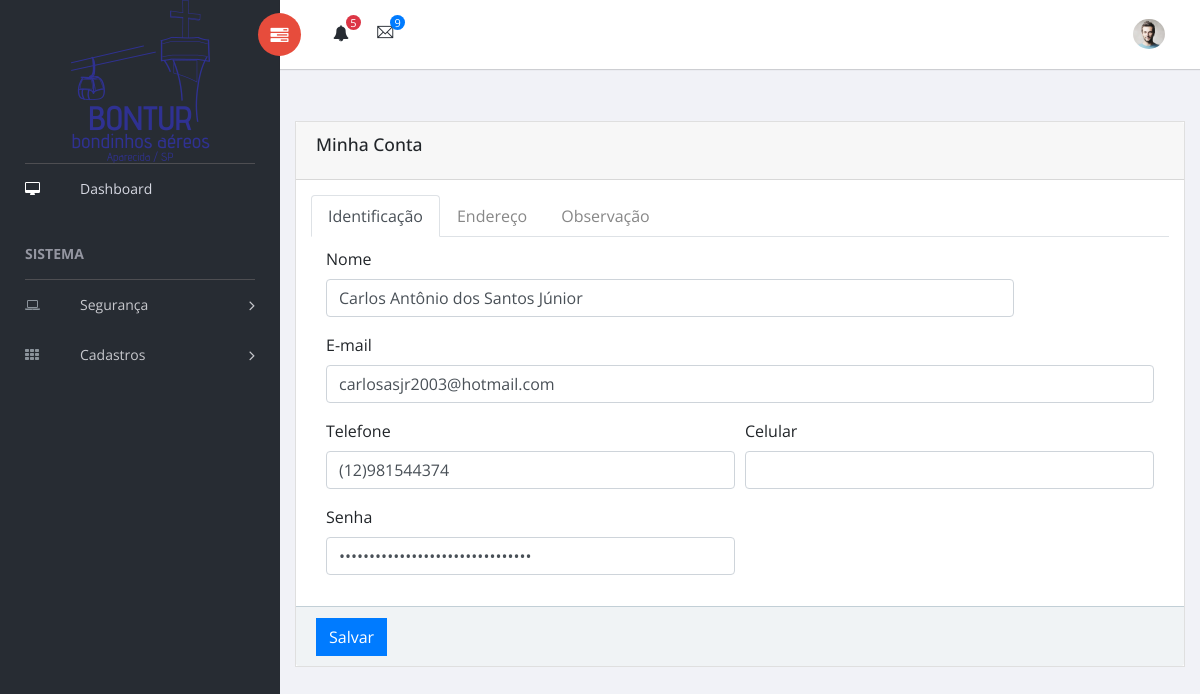
Screenshot of /index.php?exe=usuarios/profile (signed in) with the database file from the repository.
### tables this page shows
CREATE TABLE IF NOT EXISTS `usuarios` (
  `id` int(11) NOT NULL AUTO_INCREMENT,
  `nome` varchar(100) NOT NULL,
  `senha` char(32) NOT NULL,
  `status` enum('0','1') NOT NULL DEFAULT '1',
  `email` varchar(100) NOT NULL,
  `ip` varchar(20) NOT NULL,
  `data_cadastro` datetime NOT NULL DEFAULT CURRENT_TIMESTAMP,
  `data_alteracao` datetime NOT NULL DEFAULT CURRENT_TIMESTAMP ON UPDATE CURRENT_TIMESTAMP,
  `id_perfil` int(11) NOT NULL DEFAULT '1',
  `endereco` varchar(100) DEFAULT NULL,
  `numero` varchar(20) DEFAULT NULL,
  `bairro` varchar(60) DEFAULT NULL,
  `cidade` varchar(80) DEFAULT NULL,
  `estado` char(2) DEFAULT NULL,
  `pais` varchar(50) DEFAULT NULL,
  `telefone` varchar(14) DEFAULT NULL,
  `celular` varchar(14) DEFAULT NULL,
  `observacoes` text,
  PRIMARY KEY (`id`),
  UNIQUE KEY `email` (`email`),
  KEY `FK_USUARIOS_PERFIL` (`id_perfil`),
  CONSTRAINT `FK_USUARIOS_PERFIL` FOREIGN KEY (`id_perfil`) REFERENCES `perfil` (`id`) ON DELETE NO ACTION ON UPDATE NO ACTION
);

### src/ado/TRecord.class.php (called while the page is built, shortened)
<?php
abstract class TRecord
{
    protected $data;
    private function getEntity()
    {
        $function = new \ReflectionClass($this);
        $classe = substr(strtolower($function->getShortName()), 1);
        $tabela = str_replace('record', '', $classe);
        return $tabela;
    }
    public function __construct($id = null)
    {
        if ($id) :
            $object = $this->load($id);
        endif;
    }
    public function __set($prop, $value)
    {
        $prop = strtolower($prop);
        if (method_exists($this, 'set' . $prop)) :
            call_user_func(array($this, 'set' . $prop), $value);
        else :
            $this->data[$prop] =  ($value == '' ? null : $value) ;
        endif;
    }
    public function __get($prop)
    {
        if (method_exists($this, 'get' . $prop)) :
            return call_user_func(array($this, 'get' . $prop));
        else :
            return $this->data[$prop];
        endif;
    }
    public function fromArray($data)
    {
        $data = array_map('strip_tags', $data);
        $data = array_map('trim', $data);
        $this->data = $data;
    }
    public function toArray()
    {
        return $this->data;
    }
    public function load($id)
    {
        $sql = new TSQLSelect($this->getEntity());
        $sql->addColumn('*');
        $criterio = new TCriterio();
        $criterio->add(new TFilter('id', '=', $id));
        $sql->setCriterio($criterio);
        if ($conn = TTransaction::get()) :
            $sql->Execute(TSQLSelect::FETCH_OBJECT, $this);
            if ($sql->getResult()) :
                $objeto = $sql->getResult();
                return $objeto;
            endif;
        else :
            throw new Exception('Não há transação ativa!');
        endif;
    }
}

### src/ado/TFilter.class.php (called while the page is built, shortened)
<?php
class TFilter extends TExpression
{
    private $variable;
    private $operator;
    private $value;
    private function transform($value)
    {
        if (is_array($value)):
            foreach ($value as $x):
                if (is_integer($x)):
                    $foo[] = $x; elseif (is_string($x)):
                    $foo[] = "'$x'";
        endif;
        endforeach;
        $result = '(' . implode(',', $foo) . ')';
        elseif (is_string($value)):
            $result = "'$value'";
        elseif (is_null($value)):
            $result = 'NULL';
        elseif (is_bool($value)):
            $result = $value ? 'TRUE' : 'FALSE'; else:
            $result = $value;
        endif;
        return $result;
    }
    public function __construct($variable, $operator, $value)
    {
        $this->variable = $variable;
        $this->operator = $operator;
        $this->value = $this->transform($value);
    }
    public function dump()
    {
        return "{$this->variable} {$this->operator} {$this->value}";
    }
}

### src/ado/TSQLSelect.class.php (called while the page is built, shortened)
<?php
class TSQLSelect extends TSqlInstruction
{
    private $Result;
    private $Columns;
    private function getTermos()
    {
        if ($this->Criterio) :
            $order = $this->Criterio->getProperty('order');
            $limit = $this->Criterio->getProperty('limit');
            $offset = $this->Criterio->getProperty('offset');
        endif;
    }
    private function getObjetos($object = null, $colletion = null)
    {
        return parent::$Statement->fetchObject(get_class($object));
    }
    protected function getColumns()
    {
        return implode(', ', $this->Columns);
    }
    public function __construct($Entity = null, TCriterio $Criterio = null)
    {
        $this->Entity = (string) $Entity;
    }
    public function addColumn($Coluna)
    {
        $this->Columns[] = $Coluna;
    }
    public function getResult()
    {
        return $this->Result;
    }
    public function Execute($fetch_style = self::FETCH_ALL, $object = null, $colletion = null)
    {
        parent::Connect();
        try {
            parent::$Statement->execute();
            if ($fetch_style != self::FETCH_ALL) :
                return $object ? $this->Result = $this->getObjetos(
                    $object,
                    $colletion
                ) : $this->Result = parent::$Statement->fetchObject();
            endif;
            $this->Result = parent::$Statement->fetchAll();
        } catch (PDOException $e) {
            WSErro("<b>Erro ao executar a consulta:</b> {$e->getMessage()}", $e->getCode());
        }
    }
}

### src/ado/TSqlInstruction.class.php (called while the page is built, shortened)
<?php
abstract class TSqlInstruction
{
    protected $Sql;
    protected static $Conn;
    protected function Connect()
    {
        self::$Conn = TConn::getInstance();
        self::$Statement = self::$Conn->prepare($this->Sql);
    }
    public function setCriterio(TCriterio $Criterio)
    {
        $this->Criterio = $Criterio;
    }
}

### src/ado/TCriterio.class.php (called while the page is built, shortened)
<?php
class TCriterio extends TExpression
{
    private $expressions;
    private $operators;
    public function __construct()
    {
        $this->expressions = array();
        $this->operators = array();
    }
    public function add(TExpression $expression, $operator = self::AND_OPERATOR)
    {
        if (empty($this->expressions)) :
            unset($operator);
        endif;
        $this->operators[] = isset($operator) ? $operator : null;
        $this->expressions[] = $expression;
    }
    public function dump()
    {
        $result = '';
        if (is_array($this->expressions)) :
            foreach ($this->expressions as $i => $expression) :
                $operator = $this->operators[$i];
                $result .= $operator . $expression->dump() . ' ';
            endforeach;
            $result = trim($result);
            return "({$result})";
        endif;
    }
}

### src/ado/TConn.class.php (called while the page is built, shortened)
<?php
final class TConn
{
    private static $Host = HOST;
    private static $User = USER;
    private static $Pass = PASS;
    private static $Dbsa = DBSA;
    private static $Type = TIPO;
    private static $Instance;
    public static function getInstance()
    {
        try {
            if (self::$Instance == null) :
                switch (self::$Type) {
                    case 'mysql':
                        $dsn = 'mysql:host=' . self::$Host . ';dbname=' . self::$Dbsa;
                        $options = [PDO::MYSQL_ATTR_INIT_COMMAND => 'SET NAMES UTF8mb4'];
                        self::$Instance = new PDO($dsn, self::$User, self::$Pass, $options);
                        break;
                }
            endif;
        } catch (PDOException $e) {
            PHPErro($e->getCode(), $e->getMessage(), $e->getFile(), $e->getLine());
        }
        self::$Instance->setAttribute(PDO::ATTR_ERRMODE, PDO::ERRMODE_EXCEPTION);
        return self::$Instance;
    }
}

### src/ado/TTransaction.class.php (called while the page is built, shortened)
<?php
final class TTransaction
{
    private static $Logger;
    public static function setLogger(TLogger $logger)
    {
        self::$Logger = $logger;
    }
    public static function getLogger()
    {
        return self::$Logger;
    }
    public static function Log($message)
    {
        if (self::$Logger) :
            self::$Logger->write($message);
        endif;
    }
}

### src/ado/TLogger.class.php (called while the page is built, shortened)
<?php
abstract class TLogger
{
    public function __construct($FileName)
    {
        $this->FileName = $FileName;
    }
}

### src/ado/TLoggerHTML.class.php (called while the page is built, shortened)
<?php
class TLoggerHTML extends TLogger
{
    public function write($message)
    {
        $time = date("Y-m-d H:i:s");
        $text = "<p>\n";
        $text .= "    <b>$time</b>\n";
        $text .= "    <i>$message</i>\n";
        $text .= "</p>\n";
        $handler = fopen($this->FileName, 'a');
    }
}

### public/system/usuarios/formulario.php (the view, shortened to what this page needs)
<form method="post" id="formPost" name="formPost">
    <ul class="nav nav-tabs">
        <li class="nav-item">
            <a class="nav-link active" data-toggle="tab" href="#home">Identificação</a>
        </li>
        <li class="nav-item">
            <a class="nav-link" data-toggle="tab" href="#enderecos">Endereço</a>
        </li>
        <li class="nav-item">
            <a class="nav-link" data-toggle="tab" href="#texto">Observação</a>
        </li>
    </ul>
    <div class="tab-content">
        <div class="tab-pane container active" id="home">
            <div class="form-group">
                <div class="form-row">
                    <div class="col-10">
                        <label for="nome">Nome</label>
                        <input type="text" name="nome" id="nome" class="form-control"
                               value="<?= (isset($usuario)) ? $usuario->nome : ''; ?>" autofocus>
                    </div>
                </div>
            </div>
            <div class="form-group">
                <div class="form-row">
                    <div class="col-12">
                        <label for="nome">E-mail</label>
                        <input type="email" name="email" id="email" class="form-control"
                               value="<?= (isset($usuario)) ? $usuario->email : ''; ?>">
                    </div>
                </div>
            </div>
            <div class="form-group">
                <div class="form-row">
                    <div class="col-12 col-sm-6">
                        <label for="nome">Telefone</label>
                        <input type="text" name="telefone" id="telefone" class="form-control"
                               value="<?= (isset($usuario)) ? $usuario->telefone : ''; ?>">
                    </div>
                    <div class="col-12 col-sm-6">
                        <label for="nome">Celular</label>
                        <input type="text" name="celular" id="celular" class="form-control"
                               value="<?= (isset($usuario)) ? $usuario->celular : ''; ?>">
                    </div>
                </div>
            </div>
            <div class="form-group">
                <div class="form-row">
                    <div class="col-12 col-sm-6">
                        <label for="nome">Senha</label>
                        <input type="password" name="senha" id="senha" class="form-control"
                               value="<?= (isset($usuario)) ? $usuario->senha : ''; ?>">
                    </div>
                </div>
            </div>
        </div>
    </div>
</form>

### css/admin.css (style rules this page uses)
body { font-family: 'Open Sans', sans-serif; }
.tab-content { margin-top: 10px; }

### rows the page displays
usuarios: nome "Carlos Antônio dos Santos Júnior", email "carlosasjr2003@hotmail.com", telefone "(12)981544374"
